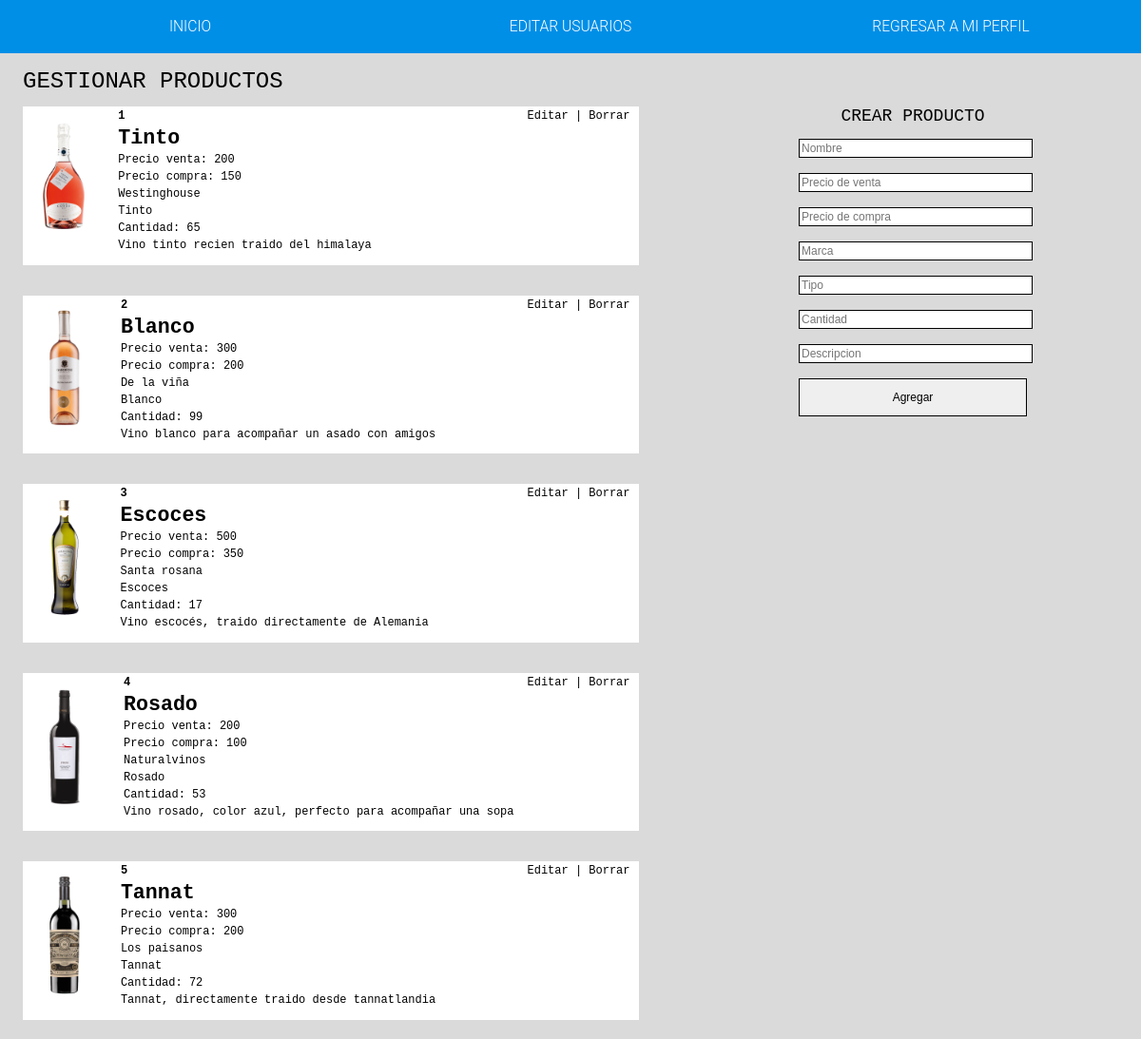
/panel/producto (signed in, upper part), run on an earlier commit of the app's database.
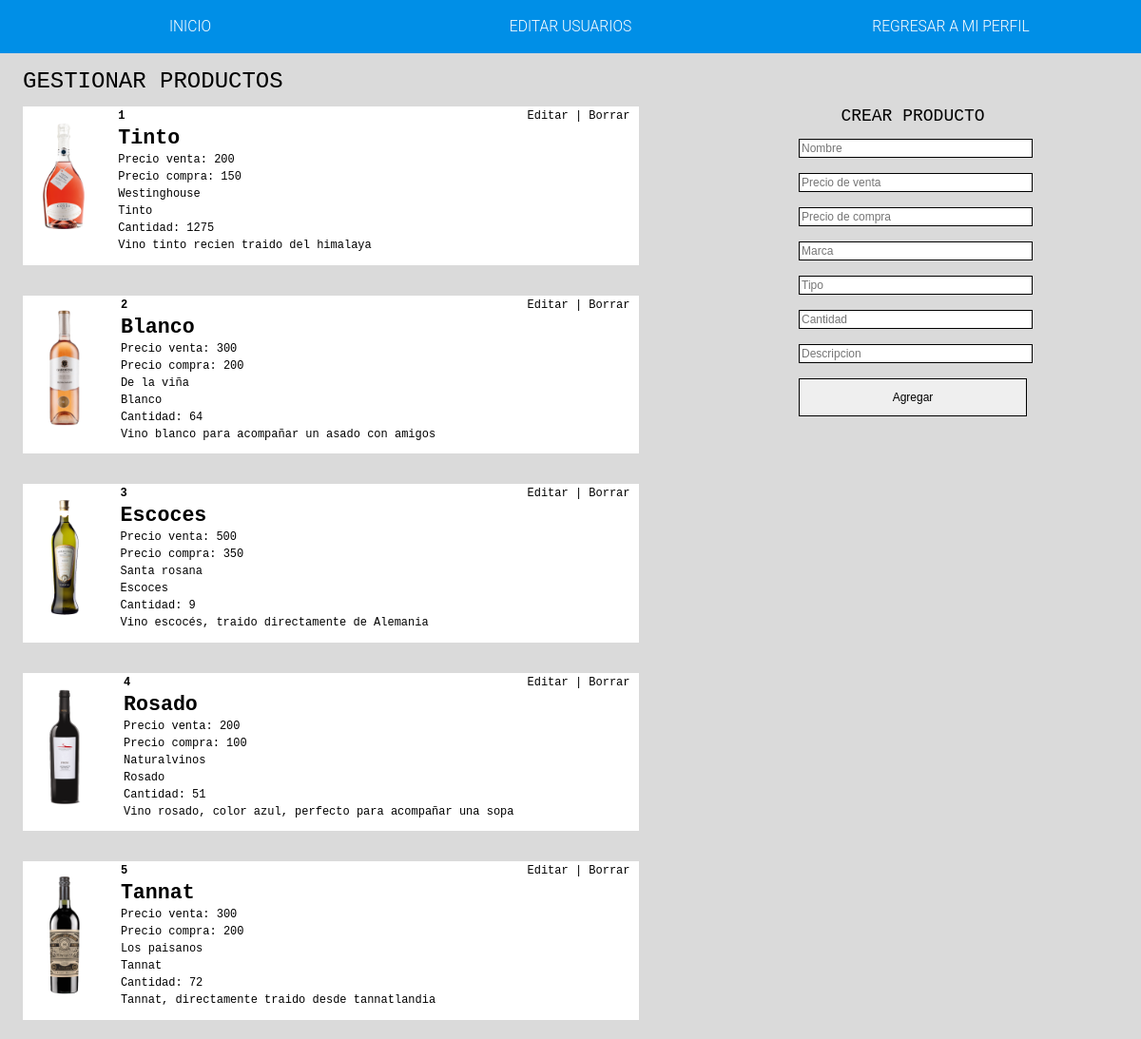
And on a later commit of the database.
### tables this page shows
CREATE TABLE `PRODUCTOS` (
  `pid` int(11) NOT NULL,
  `nombre` varchar(60) NOT NULL,
  `precio_venta` int(7) NOT NULL,
  `precio_compra` int(7) NOT NULL,
  `marca` varchar(32) NOT NULL,
  `tipo` varchar(24) DEFAULT NULL,
  `cantidad` int(11) NOT NULL,
  `img` varchar(60) NOT NULL,
  `descrip` varchar(100) NOT NULL
);

### libs/controller.php (called while the page is built, shortened)
<?php
class Controller
{
    public function loadModel($model)
    {
        $url = 'models/' . ucfirst($model) . '_Model.php';
    }
}

### libs/view.php (called while the page is built, shortened)
<?php
class View
{
    public function render($nombre)
    {
        require 'views/' . $nombre . '.php';
    }
}

### controllers/Panel_Controller.php (called while the page is built, shortened)
<?php
class Panel_Controller extends controller
{
    public function producto()
    {
        $this->view->render('login/panel/editarproducto');
    }
}

### index.php (called while the page is built, shortened)
<?php
require 'libs/controller.php';
require 'libs/view.php';
require 'libs/app.php';
$app = new App();

### views/login/panel/editarproducto.php (the view, shortened to what this page needs)
<?php
require 'libs/connect.php';
?>
<!DOCTYPE html>
<html lang="en">
<head>
  <link rel="stylesheet" href="../public/css/login/panelproducto.css">
</head>
<body>
<nav class="noselect">
  <ul class="main-menu" id="main-menu">
    <li><a href="<?php echo constant('URL'); ?>">INICIO</a></li>
    <li><a href="<?php echo constant('URL'); ?>panel/editar">EDITAR USUARIOS</a></li>
    <li><a href="<?php echo constant('URL'); ?>perfil?uid=<?php echo $_SESSION['uid'] ?>">REGRESAR A MI PERFIL</a></li>
  </ul>
</nav>
<h1 id="gestionarh1">GESTIONAR PRODUCTOS</h1>
<section id="main">
<?php
$data = $conn->query("SELECT * FROM PRODUCTOS")->fetchAll();
  foreach ($data as $row){
    ?>
    <div class="productos">
    <img src="../<?php echo $row['img']; ?>" />
    <table class="options">
      <tr>
        <td><a href="editarproducto?pid=<?php echo $row['pid']; ?>">Editar</a> | <a
        href="producto?borrar=<?php echo $row['pid']; ?>" onclick="return Confirmar (this.form)">Borrar</a>
      </tr>
    </table>
    <table>
      <tr>
        <td class="id"><?php echo $row['pid']; ?></td></tr>
        <tr><td class="nombre"><?php echo $row['nombre']; ?></td></tr>
        <tr><td class="precio_venta">Precio venta: <?php echo $row['precio_venta']; ?></td></tr>
        <tr><td class="precio_compra">Precio compra: <?php echo $row['precio_compra']; ?></td></tr>
        <tr><td class="marca"><?php echo $row['marca']; ?></td></tr>
        <tr><td class="tipo"><?php echo $row['tipo']; ?></td></tr>
        <tr><td class="cantidad">Cantidad: <?php echo $row['cantidad']; ?></td></tr>
        <tr><td class="descrip"><?php echo $row['descrip']; ?></td></tr>
    </table>
    </div>
      <?php }
?>
</section>
<div class="crear">
<h1 id="crearh1">CREAR PRODUCTO</h1>
  <form action="producto" method="POST">
    <input name="nombre" type="text" placeholder="Nombre">
    <input name="precio_venta" type="text" placeholder="Precio de venta">
    <input name="precio_compra" type="text" placeholder="Precio de compra">
    <input name="marca" type="text" placeholder="Marca">
    <input name="tipo" type="text" placeholder="Tipo">
    <input name="cantidad" type="text" placeholder="Cantidad">
    <input name="descrip" type="text" placeholder="Descripcion">
    <input type="submit" value="Agregar">
  </form>
</div>
</body>
</html>

### libs/app.php (shortened to what this page needs)
<?php
class App
{
    public function __construct()
    {
        $url = isset($_GET['url']) ? $_GET['url'] : null;
        $url = rtrim($url, '/');
        $url = explode('/', $url);
        if (empty($url[0])) {
            $archivoController = 'controllers/Index_Controller.php';
            require $archivoController;
            $controller = new Index_Controller();
            $controller->loadModel('index');
            $controller->render();
            return false;
        } else {
            $archivoController = 'controllers/' . ucfirst($url[0]) . '_Controller.php';
        }
        if (file_exists($archivoController)) {
            $controller = new $controllerName();
            $controller->loadModel($url[0]);
            $nparam = sizeof($url);
            if ($nparam > 1) {
                if ($nparam > 2) {
                    $param = [];
                    for ($i = 2; $i < $nparam; $i++) {
                        array_push($param, $url[$i]);
                    }
                    $controller->{$url[1]}($param);
                } else {
                    $controller->{$url[1]}();
                }
            } else {
                $controller->render();
            }
        } else {
            $controller = new Errores_Controller();
        }
    }
}

### public/css/login/panelproducto.css (style rules this page uses)
body { margin: 0; padding: 0; background: #DADADA; font-family: monospace; }
a { text-decoration: none; color: white; }
nav { background: #008FE7; width: 100%; height: 7vh; }
.main-menu { width: 100%; height: 7vh; display: flex; flex-direction: column; flex-wrap: nowrap; align-items: center; margin: 0; padding: 0; transition: transform 0.3s; transform: translateY(-1500%); }
@media all and (min-width: 768px) { .main-menu { flex-direction: row; transform: translateY(0); } }
@media all and (min-width: 768px) { .main-menu li { background: none !important; padding: 0.5em !important; font-weight: 300 !important; font-size: 1.3vw !important; } }
.main-menu li { background: rgba(0, 0, 0, 0.9); width: 100%; padding: 2.3em; text-align: center; float: left; margin: 0 3vw; list-style: none; color: black; font-family: 'Roboto', sans-serif; font-weight: 900; font-size: 3vw; }
#main { float: left; display: grid; position: relative; grid-template-columns: repeat( auto-fit, minmax(150px, 1fr) ); gap: 16px; width: 60%; height: auto; }
#gestionarh1 { display: grid; grid-column: 1; margin: 2vh 2vw; height: 1em; width: 50%; font-size: 2vw; color: black; font-weight: 500; }
.productos { grid-column: 1; float: left; margin: 0 2vw; width: 90%; height: auto; background: white; margin-bottom: 2vh; }
.productos img { float: left; margin: 0.2% 0.2%; padding: 1vw; width: 5vw; height: auto; }
.productos .id { float: left; margin-left: 4%; font-size: 1vw; font-weight: 900; }
.productos .nombre { float: left; margin-left: 4%; font-size: 1.8vw; white-space: nowrap; font-weight: 900; }
.productos .precio_venta { float: left; margin-left: 4%; font-size: 1vw; white-space: nowrap; }
.productos .precio_compra { float: left; margin-left: 4%; font-size: 1vw; white-space: nowrap; }
.productos .marca { float: left; margin-left: 4%; font-size: 1vw; white-space: nowrap; }
.productos .tipo { float: left; margin-left: 4%; font-size: 1vw; white-space: nowrap; }
.productos .cantidad { float: left; margin-left: 4%; font-size: 1vw; white-space: nowrap; }
.productos .descrip { float: left; margin-left: 4%; font-size: 1vw; white-space: nowrap; }
.options { float: right; margin-right: 1%; font-size: 1vw; white-space: nowrap; }
.options a { color: black!important; }
.crear { margin: 0 auto; width: 20%; display: flex; flex-direction: column; align-items: center; }
#crearh1 { margin: 0 auto; height: 1em; font-size: 1.5vw; color: black; font-weight: 500; }
.crear form { display: block; margin: 0 auto; }
.crear input { width: 100%; height: 2vh; font-size: 1vw; margin-top: 2vh; border: 0.1vw solid black; }
.crear input[type="submit"] { width: 100%; height: 5vh; font-size: 1vw; margin-top: 2vh; }

What changed in the data, as far as the page shows it:
changed productos "Tinto": cantidad "65" → "1275"
changed productos "Blanco": cantidad "99" → "64"
changed productos "Escoces": cantidad "17" → "9"
changed productos "Rosado": cantidad "53" → "51"
